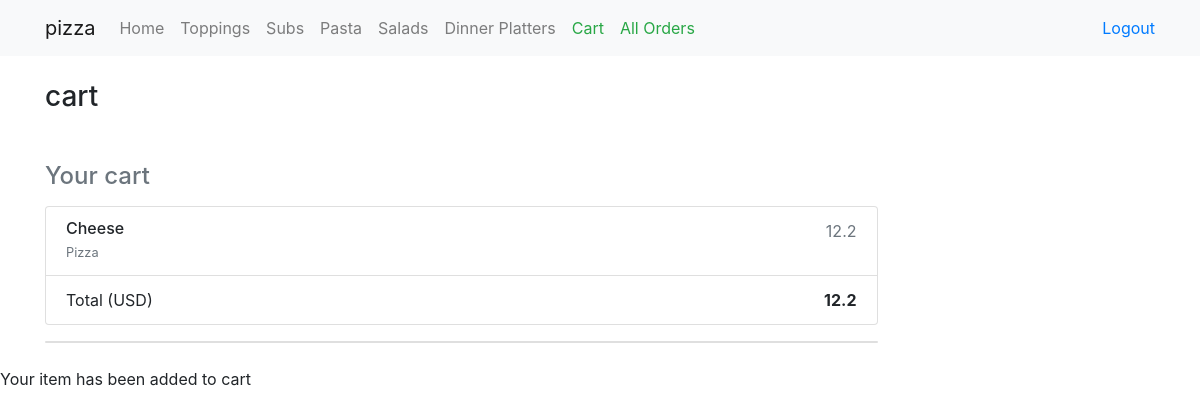
The page /order/cartitem (signed in) on the database its author committed.
### order/models.py (models this page shows)
class Cartpizza(models.Model):
    Carts = models.ForeignKey(Cart, on_delete = models.CASCADE)
    pizzas = models.ForeignKey(Pizza, on_delete = models.CASCADE)

class Cart(models.Model):
    user = models.ForeignKey(User, on_delete = models.CASCADE)
    price = models.FloatField(default = 0.0)

### stock/models.py (models this page shows, shortened)
class Pizza(models.Model):
    name = models.CharField(max_length=30)
    Toppings = models.IntegerField()
    PizzaTypes = models.ForeignKey(PizzaType, on_delete = models.CASCADE, null = True)
    Sizes = models.ForeignKey(Size, on_delete = models.CASCADE)
    price = models.FloatField()
    class Meta:
        ordering = ('id',)

### order/views.py (the view, shortened to what this page needs)
# urls.py: path('cartitem', cartitem, name = 'cart'),
def cartitem(request):
    if request.user.is_authenticated:
        try:
            cart_obj = Cart.objects.get(
                user = request.user,
            )
        except:
            return redirect('index')
        pizza_obj = Cartpizza.objects.filter(
            Carts = cart_obj
        )
        topping_obj = CartTopping.objects.filter(
            Carts = cart_obj
        )
        sub_obj = CartSub.objects.filter(
            Carts = cart_obj
        )
        pasta_obj = CartPasta.objects.filter(
            Carts = cart_obj
        )
        salad_obj = CartSalad.objects.filter(
            Carts = cart_obj
        )
        dinner_obj = CartDinnerPlatter.objects.filter(
            Carts = cart_obj
        )
        if request.method == 'GET':
            datas = {
                "cart": cart_obj,
                "price_cent": float(cart_obj.price) * 100,
                "pizza" : pizza_obj,
                "topping": topping_obj,
                "sub": sub_obj,
                "pasta" : pasta_obj,
                "salad" : salad_obj,
                "dinner": dinner_obj,
            }
            return render(request, 'cart/view.html', datas)
    else:
        return redirect('/accounts/login/')

### templates/cart/view.html (shortened to what this page needs)
{% extends 'base.html' %}
{% block body %}
<h3>cart</h3>
<div class="w-75 order-md-2 mb-4 mt-5">
  <h4 class="d-flex justify-content-between align-items-center mb-3">
    <span class="text-muted">Your cart</span>
  </h4>
  <ul class="list-group mb-3">
  {% for pizzas in pizza%}
    <li class="list-group-item d-flex justify-content-between lh-condensed">
      <div class="text-left">
      <h6 class="my-0">{{pizzas.pizzas.name}}</h6>
      <small class="text-muted">Pizza</small>
      </div>
      <span class="text-muted">{{pizzas.pizzas.price}} </span>
    </li>
  {% endfor %}
  <li class="list-group-item d-flex justify-content-between">
      <span>Total (USD)</span>
      <strong>{{cart.price}}</strong>
    </li>
  </ul>
  <div class="card">
  </div>
</div>
{% endblock%}

### templates/css/style.css (style rules this page uses)
html, body { height: 100%; }

### rows shown on the page
Cartpizza: pizzas.name "Cheese", pizzas.price "12.2"
Cart: price "12.2"
